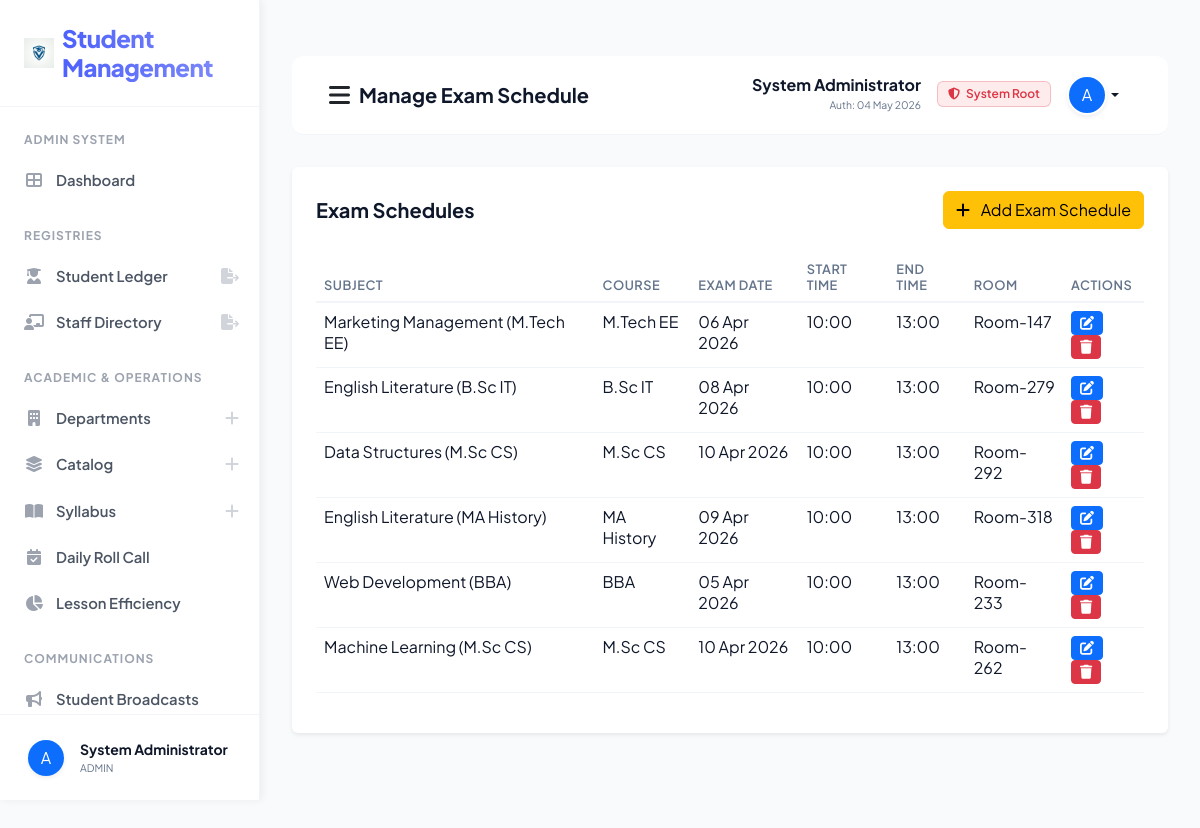
Page /manage_exam/ (signed in) on the committed database.
### sms/models.py (models this page shows, shortened)
class CustomUser(AbstractUser):
    USER_TYPE_CHOICES = (
        ('ADMIN', 'Admin'),
        ('TEACHER', 'Teacher'),
        ('STUDENT', 'Student'),
    )
    user_type = models.CharField(max_length=10, choices=USER_TYPE_CHOICES, default='ADMIN')
    profile_pic = models.ImageField(upload_to='profile_pics/', null=True, blank=True)
    phone = models.CharField(max_length=15, null=True, blank=True)

class ExamSchedule(models.Model):
    subject = models.ForeignKey(Subject, on_delete=models.CASCADE)
    exam_date = models.DateField()
    start_time = models.TimeField()
    end_time = models.TimeField()
    room_number = models.CharField(max_length=50)
    venue = models.CharField(max_length=100, default='Main Hall')
    created_at = models.DateTimeField(auto_now_add=True)
    updated_at = models.DateTimeField(auto_now=True)

class Subject(models.Model):
    name = models.CharField(max_length=100)
    course = models.ForeignKey(Course, on_delete=models.CASCADE)
    teacher = models.ForeignKey(CustomUser, on_delete=models.CASCADE, limit_choices_to={'user_type': 'TEACHER'})
    created_at = models.DateTimeField(auto_now_add=True)
    updated_at = models.DateTimeField(auto_now=True)

class Course(models.Model):
    name = models.CharField(max_length=100)
    fee = models.DecimalField(max_digits=10, decimal_places=2, default=0)
    department = models.ForeignKey(Department, on_delete=models.CASCADE, null=True, blank=True)
    created_at = models.DateTimeField(auto_now_add=True)
    updated_at = models.DateTimeField(auto_now=True)

### sms/views/admin_views.py (the view)
# urls.py: path('manage_exam/', admin_views.manage_exam, name="manage_exam"),
def manage_exam(request):
    exams = ExamSchedule.objects.all().order_by("-id")
    return render(request, "sms/admin_template/manage_exam.html", {"exams": exams})

### sms/templates/sms/admin_template/manage_exam.html (shortened to what this page needs)
﻿{% extends 'sms/base.html' %}
{% block page_title %}Manage Exam Schedule{% endblock page_title %}
{% block sidebar_nav %}
{% include 'sms/admin_template/sidebar_template.html' with active_page='manage_exam' %}
{% endblock sidebar_nav %}
{% block main_content %}
<div class="card shadow-sm border-0 p-4">
    <div class="d-flex justify-content-between align-items-center mb-4">
        <h5 class="fw-bold mb-0">Exam Schedules</h5>
        <a href="{% url 'add_exam' %}" class="btn btn-warning">
            <i class="fas fa-plus me-2"></i> Add Exam Schedule
        </a>
    </div>
    <div class="table-responsive">
        <table class="table table-hover">
            <thead>
                <tr>
                    <th>Subject</th>
                    <th>Course</th>
                    <th>Exam Date</th>
                    <th>Start Time</th>
                    <th>End Time</th>
                    <th>Room</th>
                    <th>Actions</th>
                </tr>
            </thead>
            <tbody>
                {% for exam in exams %}
                <tr>
                    <td>{{ exam.subject.name }}</td>
                    <td>{{ exam.subject.course.name }}</td>
                    <td>{{ exam.exam_date|date:"d M Y" }}</td>
                    <td>{{ exam.start_time|time:"H:i" }}</td>
                    <td>{{ exam.end_time|time:"H:i" }}</td>
                    <td>{{ exam.room_number }}</td>
                    <td>
                        <a href="{% url 'edit_exam' exam.id %}" class="btn btn-sm btn-primary" title="Edit"><i
                                class="fas fa-edit"></i></a>
                        <a href="{% url 'delete_exam' exam.id %}" class="btn btn-sm btn-danger" title="Delete"
                            onclick="return confirm('Delete this Exam Schedule?');"><i class="fas fa-trash"></i></a>
                    </td>
                </tr>
                {% empty %}
                <tr>
                    <td colspan="7" class="text-center">No exam schedules found.</td>
                </tr>
                {% endfor %}
            </tbody>
        </table>
    </div>
</div>
{% endblock main_content %}

### sms/templates/sms/base.html (shortened to what this page needs)
<!DOCTYPE html>
{% load static %}
<html lang="en">
<head>
    <link href="https://cdn.jsdelivr.net/npm/bootstrap@5.3.0/dist/css/bootstrap.min.css" rel="stylesheet">
    <link rel="stylesheet" href="https://cdnjs.cloudflare.com/ajax/libs/font-awesome/6.4.0/css/all.min.css">
    <link rel="stylesheet" href="{% static 'css/style.css' %}?v=4.0">
</head>
<body>
    <div class="sidebar" id="sidebar">
        <div class="sidebar-brand d-flex align-items-center">
            <img src="{% static 'images/logo.png' %}" width="30" height="30" class="me-2">
            <h4 class="m-0">Student Management</h4>
        </div>
        <div class="nav flex-column sidebar-scroll flex-grow-1 overflow-y-auto">
            {% block sidebar_nav %}{% endblock sidebar_nav %}
        </div>
        <div class="sidebar-footer border-top p-0 mt-auto">
            <div class="dropup w-100">
                <button class="btn w-100 d-flex align-items-center p-3 border-0 bg-transparent dropdown-toggle no-caret" type="button" data-bs-toggle="dropdown" aria-expanded="false">
                    {% if user.profile_pic %}
                    <img src="{{ user.profile_pic.url }}" width="36" height="36" class="rounded-circle me-3 shadow-sm">
                    {% else %}
                    <div class="bg-primary text-white rounded-circle d-flex align-items-center justify-content-center shadow-sm me-3" style="width: 36px; height: 36px; flex-shrink: 0;">
                        {{ user.username|first|upper }}
                    </div>
                    {% endif %}
                    <div class="text-start overflow-hidden">
                        <div class="fw-bold small text-dark text-truncate">{{ user.get_full_name }}</div>
                        <div class="text-muted text-truncate" style="font-size: 0.65rem;">{{ user.user_type }}</div>
                    </div>
                </button>
            </div>
        </div>
    </div>
    <div class="main-content">
        <nav class="navbar border-bottom">
            <div class="container-fluid">
                <div class="d-flex align-items-center">
                    <button id="sidebarToggle" class="btn btn-link link-dark me-2 p-0">
                        <i class="fas fa-bars fs-4 text-main"></i>
                    </button>
                    <span class="navbar-brand fw-bold text-dark">{% block page_title %}{% endblock page_title %}</span>
                </div>
                <div class="d-flex align-items-center">
                    <div class="dropdown">
                        <button
                            class="btn btn-link dropdown-toggle text-decoration-none text-dark d-flex align-items-center"
                            type="button" data-bs-toggle="dropdown">
                            <div class="text-end me-3 d-none d-md-block">
                                <span class="d-block fw-bold lh-1 mb-1">{{ user.get_full_name }}</span>
                                <span class="d-block text-muted" style="font-size: 0.65rem;">Auth: {{ user.last_login|date:"d M Y" }}</span>
                            </div>
                            {% if user.user_type == "TEACHER" %}
                            <span class="badge bg-soft-success text-success me-3 border border-success border-opacity-25 d-none d-lg-inline-block">
                                <i class="fas fa-certificate me-1"></i> Staff Verified
                            </span>
                            {% elif user.user_type == "STUDENT" %}
                             <span class="badge bg-soft-primary text-primary me-3 border border-primary border-opacity-25 d-none d-lg-inline-block">
                                <i class="fas fa-user-graduate me-1"></i> Student ID Active
                            </span>
                             {% elif user.user_type == "ADMIN" %}
                             <span class="badge bg-soft-danger text-danger me-3 border border-danger border-opacity-25 d-none d-lg-inline-block">
                                <i class="fas fa-shield-alt me-1"></i> System Root
                            </span>
                            {% endif %}
                            {% if user.profile_pic %}
                            <img src="{{ user.profile_pic.url }}" width="40" height="40" class="rounded-circle shadow-sm border border-light">
                            {% else %}
                            <div class="bg-primary text-white rounded-circle d-flex align-items-center justify-content-center shadow-sm"
                                style="width: 40px; height: 40px; border: 2px solid white;">
                                {{ user.username|first|upper }}
                            </div>
                            {% endif %}
                        </button>
                    </div>
                </div>
            </div>
        </nav>
        {% block main_content %}{% endblock main_content %}
    </div>
</body>
</html>

### sms/static/css/style.css (style rules this page uses)
:root { --primary-color: #4d61fc; --primary-hover: #3b4ad9; --sidebar-bg: #ffffff; --sidebar-text: #4b5563; --sidebar-active-bg: #eff6ff; --sidebar-active-text: #4d61fc; --border-color: #f1f5f9; --body-bg: #f8fafc; --card-bg: #ffffff; --text-main: #0f172a; --text-muted: #64748b; --transition-speed: 0.25s; --shadow-premium: 0 10px 40px -10px rgba(0, 0, 0, 0.08); }
.bg-soft-danger { background: rgba(239, 68, 68, 0.1) !important; }
body { background-color: var(--body-bg) !important; color: var(--text-main) !important; font-family: 'Plus Jakarta Sans', sans-serif !important; margin: 0 !important; overflow-x: hidden !important; transition: background-color var(--transition-speed), color var(--transition-speed); }
.sidebar { width: 260px; height: 100vh; position: fixed; top: 0; left: 0; background-color: var(--sidebar-bg); border-right: 1px solid var(--border-color); box-shadow: 2px 0 8px rgba(0,0,0,0.06); z-index: 1060; display: flex; flex-direction: column; overflow: hidden; transition: left var(--transition-speed) ease-in-out; }
.sidebar-brand { padding: 24px !important; border-bottom: 1px solid var(--border-color) !important; flex-shrink: 0 !important; }
.sidebar-brand h4 { margin: 0 !important; font-weight: 800 !important; letter-spacing: -0.5px !important; background: linear-gradient(to right, var(--primary-color), #818cf8); -webkit-background-clip: text; background-clip: text; -webkit-text-fill-color: transparent; }
.sidebar-scroll { overflow-y: auto !important; overflow-x: hidden !important; flex: 1 !important; min-height: 0 !important; flex-wrap: nowrap !important; }
.sidebar-footer { padding: 8px 12px !important; border-top: 1px solid var(--border-color) !important; flex-shrink: 0 !important; }
.no-caret::after { display: none !important; }
.main-content { margin-left: 260px; padding: 32px 32px 100px 32px; min-height: 100vh; box-sizing: border-box; transition: margin-left var(--transition-speed); }
h5.fw-bold { color: var(--text-main); }
.badge { font-weight: 600 !important; padding: 6px 10px !important; }
.table { color: var(--text-main) !important; }
.table thead th { border-bottom: 2px solid var(--border-color) !important; color: var(--text-muted) !important; font-weight: 600 !important; text-transform: uppercase !important; font-size: 0.8rem !important; letter-spacing: 0.5px !important; background-color: transparent !important; }
.table tbody td { border-color: var(--border-color) !important; color: var(--text-main) !important; background-color: transparent !important; }
.navbar { background: var(--card-bg) !important; border-bottom: 1px solid var(--border-color) !important; padding: 12px 24px !important; margin-bottom: 32px !important; border-radius: 12px !important; transition: background var(--transition-speed), border-color var(--transition-speed); }
.text-dark { color: var(--text-main) !important; }
.text-muted { color: var(--text-muted) !important; }

### rows in the picture
CustomUser: username|first "A", get_full_name "System Administrator", user_type "ADMIN", last_login "04 May 2026"
ExamSchedule: subject.name "Marketing Management (M.Tech EE)", subject.course.name "M.Tech EE", exam_date "06 Apr 2026", start_time "10:00", end_time "13:00", room_number "Room-147"
ExamSchedule: subject.name "English Literature (B.Sc IT)", subject.course.name "B.Sc IT", exam_date "08 Apr 2026", start_time "10:00", end_time "13:00", room_number "Room-279"
ExamSchedule: subject.name "Data Structures (M.Sc CS)", subject.course.name "M.Sc CS", exam_date "10 Apr 2026", start_time "10:00", end_time "13:00", room_number "Room-292"
ExamSchedule: subject.name "English Literature (MA History)", subject.course.name "MA History", exam_date "09 Apr 2026", start_time "10:00", end_time "13:00", room_number "Room-318"
ExamSchedule: subject.name "Web Development (BBA)", subject.course.name "BBA", exam_date "05 Apr 2026", start_time "10:00", end_time "13:00", room_number "Room-233"
ExamSchedule: subject.name "Machine Learning (M.Sc CS)", subject.course.name "M.Sc CS", exam_date "10 Apr 2026", start_time "10:00", end_time "13:00", room_number "Room-262"
